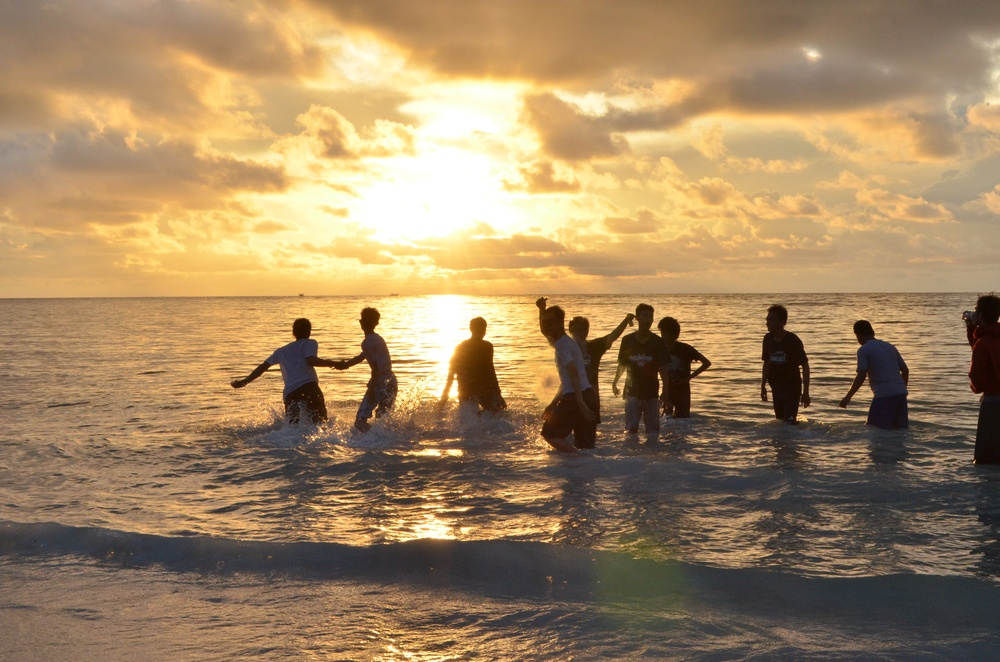
#> input picture pilaaa.JPG, 1000 x 662 px, shrunk from 4928 x 3264 before the run, found by its file name
$ python Gaussian_Filtering.py
#> lines starting #> are read from the running program, lines starting #| are printed output that depends on the picture
import cv2
from matplotlib import pyplot as plt

img_path = "pilaaa.jpg"

img = cv2.imread(img_path)
#> img is the input picture: shape (662, 1000, 3); mean B, G, R 98.7, 134.7, 161.7

blur_img = cv2.GaussianBlur(img, (9,9), sigmaX=34, sigmaY=36)
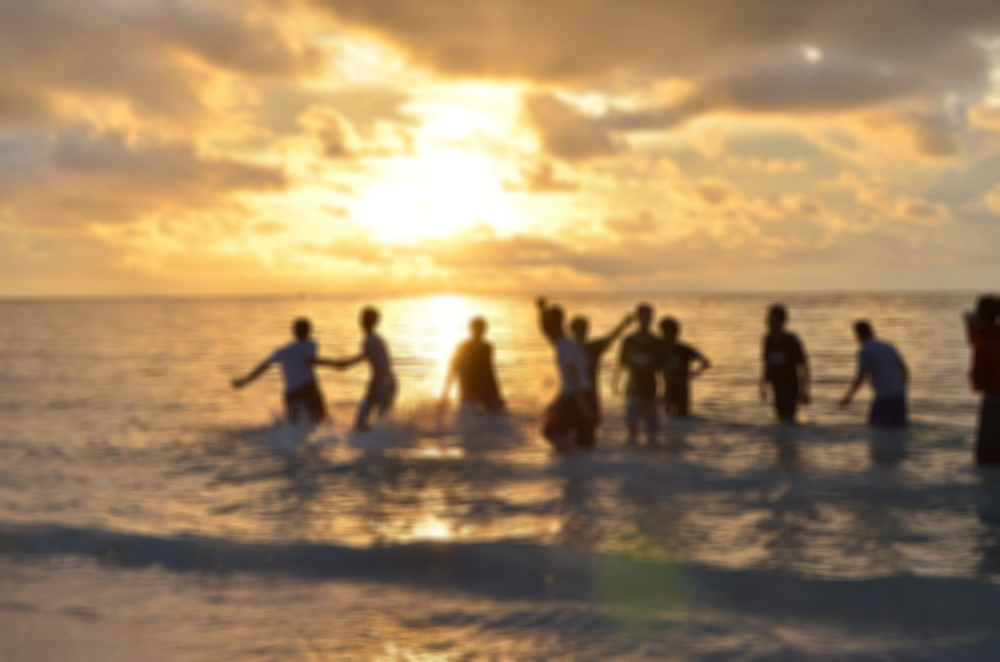
#> blur_img: shape (662, 1000, 3); mean B, G, R 98.7, 134.7, 161.7

plt.subplot(121),plt.imshow(img)
plt.title('Input Image'), plt.xticks([]), plt.yticks([])
plt.subplot(122),plt.imshow(blur_img)
plt.title('Image After GF'), plt.xticks([]), plt.yticks([])
plt.show()
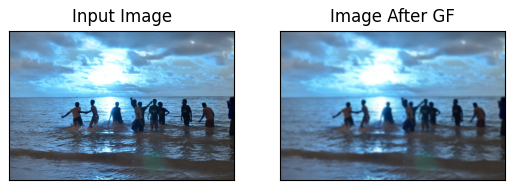
#> figure drawn by matplotlib, 2 panels; B, G, R data is drawn as R, G, B
